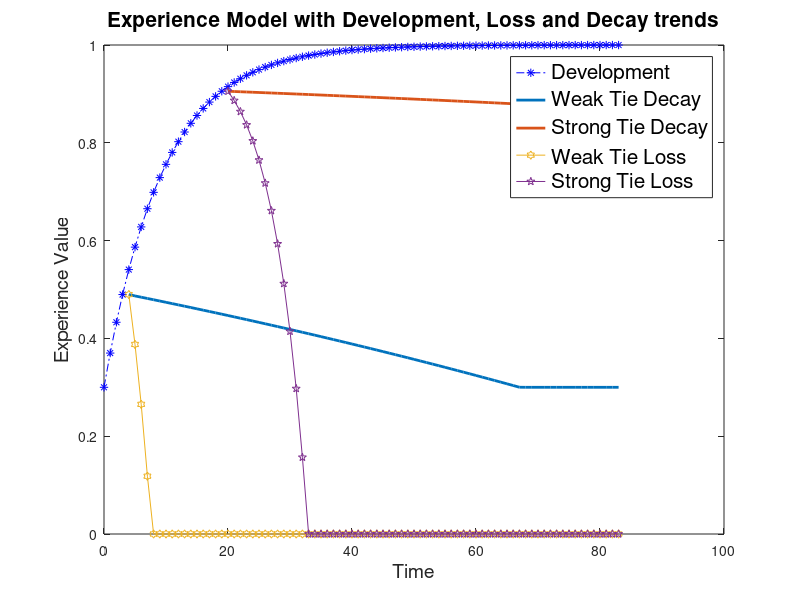

Write MATLAB code to recreate this figure.
%Experience Model specifies three trends: Development, Loss and Decay
%Experience is normalized in the range [0,1]
%
%--------------------------------------------------------------------
% Randomly create a series of interactions
n = 200;
coop_threshold = 0.6;
uncoop_threshold = 0.3;
interaction = rand(n, 1);

coop_interaction = interaction(interaction > coop_threshold);
uncoop_interaction = interaction(interaction < uncoop_threshold);

exp = 0;
exp_start = 0.3;
exp(1) = exp_start;

% Development Model: let define alpha = maximum increase of Experience
% x(i+1)= (1 - alpha)*x(i) + alpha;
alpha = 0.1;
size(coop_interaction)
for i=1:size(coop_interaction)
    exp(i+1)= (1 - alpha)*exp(i) + alpha;
end
plot(0:size(coop_interaction), exp, 'b-.*');
hold on;

% Decay Model: let define alpha = maximum increase of Experience
% exp(t+1) = exp(t) - decay
%let set the parameters
min_decay = 0.005;
decay_rate = 0.005;
min_exp = 0;

start_decay = 4;
end_decay = size(coop_interaction);
expd = exp(1:start_decay);
for j=start_decay:end_decay
    expd(j+1) = max(exp_start, expd(j) - min_decay*(1 + decay_rate - expd(j-1)));    
end
plot((start_decay):end_decay, expd(start_decay:end_decay), '-', 'LineWidth',2);
hold on;

%{
start_decay = 10;
end_decay = size(coop_interaction);
expd = exp(1:start_decay);
for j=start_decay:end_decay
    expd(j+1) = max(exp_start, expd(j) - min_decay*(1 + decay_rate - expd(j-1)));    
end
plot((start_decay):end_decay, expd(start_decay:end_decay), 'k-s');
hold on;
%}

start_decay = 20;
end_decay = size(coop_interaction);
expd = exp(1:start_decay);
for j=start_decay:end_decay
    expd(j+1) = max(exp_start, expd(j) - min_decay*(1 + decay_rate - expd(j-1)));    
end
plot((start_decay):end_decay, expd(start_decay:end_decay), '-', 'LineWidth',2);
hold on;

% Loss model
% Specify the Loss Rate

start_loss = 4;
end_loss = size(coop_interaction);
loss_rate = 2;
expl = exp(1:start_loss);
for j=start_loss:end_loss
    expl(j+1) = max(min_exp, expl(j)-loss_rate*alpha*(1-expl(j)));
end
plot((start_loss):end_loss, expl(start_loss:end_loss), '-h');
hold on;

%{
start_loss = 10;
end_loss = size(coop_interaction);
loss_rate = 2;
expl = exp(1:start_loss);
for j=start_loss:end_loss
    expl(j+1) = max(min_exp, expl(j)-loss_rate*alpha*(1-expl(j)));
end
plot((start_loss):end_loss, expl(start_loss:end_loss), 'r-s');
hold on;
%}

start_loss = 20;
end_loss = size(coop_interaction);
loss_rate = 2;
expl = exp(1:start_loss);
for j=start_loss:end_loss
    expl(j+1) = max(min_exp, expl(j)-loss_rate*alpha*(1-expl(j)));
end
plot((start_loss):end_loss, expl(start_loss:end_loss), '-p');
hold off;

%xlim([1 50])
xlabel('Time', 'FontSize',14);
ylabel('Experience Value', 'FontSize',14);
title('Experience Model with Development, Loss and Decay trends', 'FontSize',15);
lgt = legend({'Development','Weak Tie Decay', 'Strong Tie Decay', 'Weak Tie Loss', 'Strong Tie Loss'},'FontSize',15)
%title(lgt, 'Size of the Network');
legend('show');